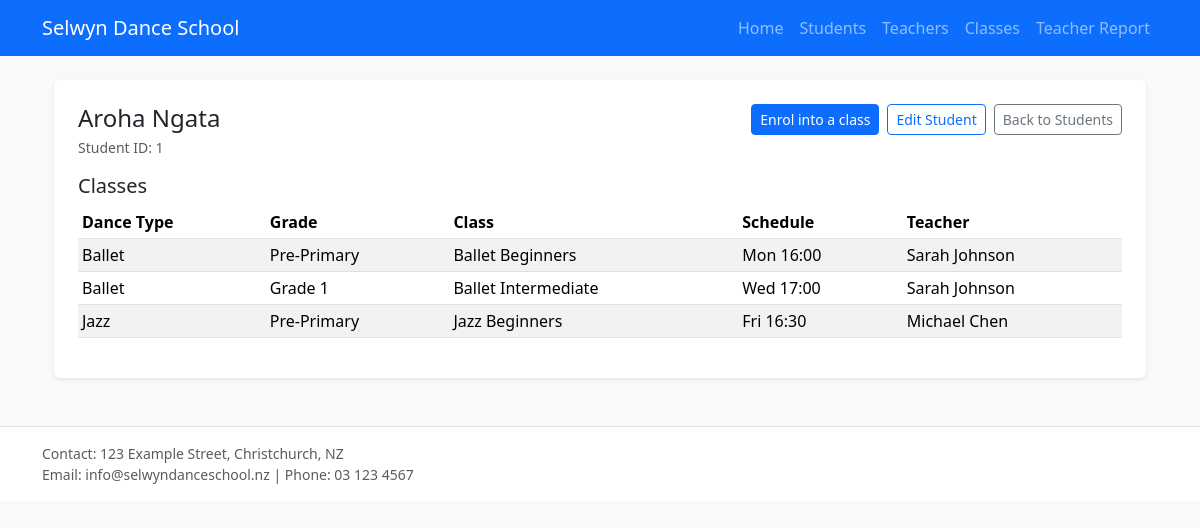
Screenshot of /students/1 with the database file from the repository.
### tables this page shows
CREATE TABLE students (    student_id INTEGER PRIMARY KEY AUTOINCREMENT,    first_name VARCHAR(100) NOT NULL,    last_name VARCHAR(100) NOT NULL,    email VARCHAR(255),    phone VARCHAR(20),    date_of_birth DATE,    enrollment_date DATE DEFAULT CURRENT_DATE,    is_active INTEGER DEFAULT 1);

CREATE TABLE classes (    class_id INTEGER PRIMARY KEY AUTOINCREMENT,    class_name VARCHAR(100) NOT NULL,    dancetype_id INTEGER NOT NULL,    grade_id INTEGER,    teacher_id INTEGER NOT NULL,    schedule_day VARCHAR(20),    schedule_time TIME,    FOREIGN KEY (dancetype_id) REFERENCES dancetype(dancetype_id) ON DELETE RESTRICT,    FOREIGN KEY (grade_id) REFERENCES grades(grade_id) ON DELETE SET NULL,    FOREIGN KEY (teacher_id) REFERENCES teachers(teacher_id) ON DELETE RESTRICT);

CREATE TABLE dancetype (    dancetype_id INTEGER PRIMARY KEY AUTOINCREMENT,    dancetype_name VARCHAR(50) NOT NULL UNIQUE);

CREATE TABLE grades (    grade_id INTEGER PRIMARY KEY AUTOINCREMENT,    grade_name VARCHAR(50) NOT NULL UNIQUE,    grade_level INTEGER);

CREATE TABLE teachers (    teacher_id INTEGER PRIMARY KEY AUTOINCREMENT,    first_name VARCHAR(100) NOT NULL,    last_name VARCHAR(100) NOT NULL,    email VARCHAR(255) UNIQUE,    phone VARCHAR(20),    is_active INTEGER DEFAULT 1);

### app.py (the view)
@app.route("/students/<int:student_id>")
def student_summary(student_id):
    cur = db.get_cursor()
    try:
        cur.execute("""
            SELECT student_id, first_name, last_name
            FROM students
            WHERE student_id = ?;
        """, (student_id,))
        student = cur.fetchone()
        cur.execute("""
            SELECT
                c.class_id,
                c.class_name,
                d.dancetype_name,
                g.grade_name,
                g.grade_level,
                c.schedule_day,
                c.schedule_time,
                t.first_name AS teacher_first_name,
                t.last_name  AS teacher_last_name
            FROM studentclasses sc
            JOIN classes c ON sc.class_id = c.class_id
            JOIN dancetype d ON c.dancetype_id = d.dancetype_id
            JOIN grades g ON c.grade_id = g.grade_id
            JOIN teachers t ON c.teacher_id = t.teacher_id
            WHERE sc.student_id = ?
            ORDER BY d.dancetype_name, g.grade_level, c.class_name;
        """, (student_id,))
        classes_rows = cur.fetchall()
    finally:
        cur.close()
    return render_template("student_summary.html", student=student, classes=classes_rows)

### db.py (called while the page is built)
def get_db():
    if "db_conn" not in g:
        conn = sqlite3.connect(current_app.config["DATABASE"])
        conn.row_factory = sqlite3.Row  # fetch 时可以用 row["col"] 或 row.col
        g.db_conn = conn
    return g.db_conn

def get_cursor():
    return get_db().cursor()

### templates/student_summary.html (shortened to what this page needs)
{% extends "base.html" %}
{% block content %}
<div class="container mt-4">
  <div class="bg-white p-4 rounded shadow-sm">
    {% if student %}
      <div class="d-flex flex-wrap justify-content-between align-items-start gap-2 mb-3">
        <div>
          <h1 class="h4 mb-1">
            {{ student['first_name'] }} {{ student['last_name'] }}
          </h1>
          <div class="text-muted small">Student ID: {{ student['student_id'] }}</div>
        </div>
        <div class="d-flex flex-wrap gap-2">
          <a class="btn btn-sm btn-primary" href="/students/{{ student['student_id'] }}/enrol">
            Enrol into a class
          </a>
          <a class="btn btn-sm btn-outline-primary" href="/students/{{ student['student_id'] }}/edit">
            Edit Student
          </a>
          <a class="btn btn-sm btn-outline-secondary" href="/students">
            Back to Students
          </a>
        </div>
      </div>
      <h2 class="h5 mt-3">Classes</h2>
      {% if classes and classes|length > 0 %}
        <div class="table-responsive">
          <table class="table table-sm table-striped align-middle">
            <thead>
              <tr>
                <th>Dance Type</th>
                <th>Grade</th>
                <th>Class</th>
                <th>Schedule</th>
                <th>Teacher</th>
              </tr>
            </thead>
            <tbody>
              {% for c in classes %}
              <tr>
                <td>{{ c['dancetype_name'] }}</td>
                <td>{{ c['grade_name'] }}</td>
                <td>{{ c['class_name'] }}</td>
                <td>{{ c['schedule_day'] }} {{ c['schedule_time'] }}</td>
                <td>{{ c['teacher_first_name'] }} {{ c['teacher_last_name'] }}</td>
              </tr>
              {% endfor %}
            </tbody>
          </table>
        </div>
      {% else %}
        <p class="text-muted">This student is not enrolled in any classes yet.</p>
      {% endif %}
    {% else %}
      <p class="text-danger">Student not found.</p>
      <a class="btn btn-outline-secondary" href="/students">Back to Students</a>
    {% endif %}
  </div>
</div>
{% endblock %}

### rows the page displays
students: first_name "Aroha", last_name "Ngata", student_id "1"
classes: dancetype_name "Ballet", grade_name "Pre-Primary", class_name "Ballet Beginners", schedule_day "Mon", schedule_time "16:00", teacher_first_name "Sarah", teacher_last_name "Johnson"
classes: dancetype_name "Ballet", grade_name "Grade 1", class_name "Ballet Intermediate", schedule_day "Wed", schedule_time "17:00", teacher_first_name "Sarah", teacher_last_name "Johnson"
classes: dancetype_name "Jazz", grade_name "Pre-Primary", class_name "Jazz Beginners", schedule_day "Fri", schedule_time "16:30", teacher_first_name "Michael", teacher_last_name "Chen"
